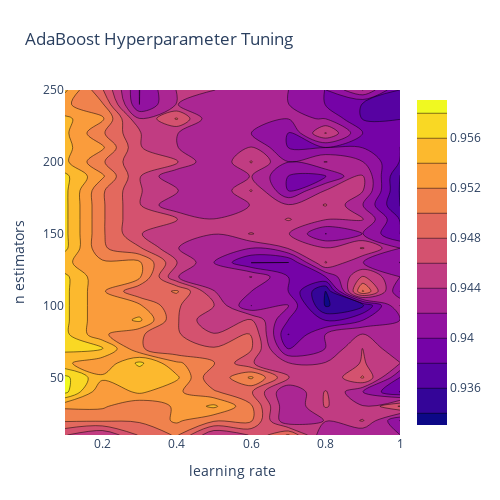

Write notebook code for a chart like this one.
### Code cell
layout = go.Layout(xaxis=go.layout.XAxis(title=go.layout.xaxis.Title(text='learning rate')), yaxis=go.layout.YAxis(title=go.layout.yaxis.Title(text='n estimators')))

fig = go.Figure(data = [go.Contour(z=z, x=x, y=y)], layout=layout)

fig.update_layout(title = 'AdaBoost Hyperparameter Tuning', autosize=False, width=500, height=500, margin=dict(l=65, r=50, b=65, t=90))

fig.show()

### Figure 1 — Plotly figure (JSON) as saved in the notebook; plotly's stock layout.template omitted (floating-point values rounded to 4 significant figures; data arrays with more than 128 entries replaced by an {"elided": "..."} marker saying what was removed)
{"data": [{"type": "contour", "x": [0.1, 0.2, 0.3, 0.4, 0.5, 0.6, 0.7, 0.8, 0.9, 1], "y": [10, 20, 30, 40, 50, 60, 70, 80, 90, 100, 110, 120, 130, 140, 150, 160, 170, 180, 190, 200, 210, 220, 230, 240, 250], "z": {"elided": "25x10 float values"}}], "layout": {"autosize": false, "height": 500, "margin": {"b": 65, "l": 65, "r": 50, "t": 90}, "title": {"text": "AdaBoost Hyperparameter Tuning"}, "width": 500, "xaxis": {"title": {"text": "learning rate"}}, "yaxis": {"title": {"text": "n estimators"}}}}
